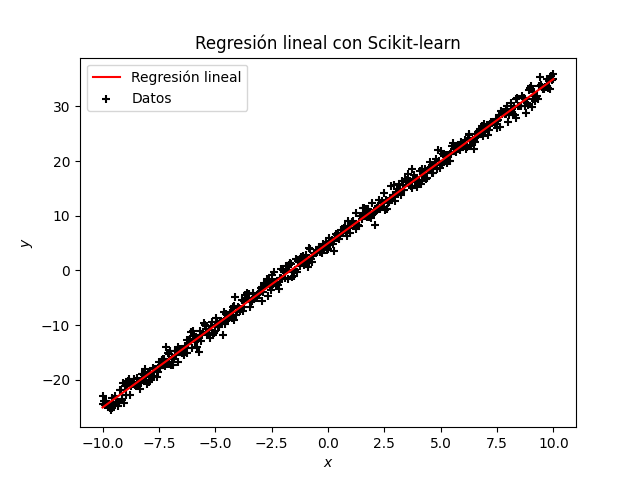

Here is the Python script that generated this plot:
#!/usr/bin/env python
# -*- coding: utf-8 -*-

import sys
import numpy as np
import matplotlib.pyplot as plt
from sklearn.linear_model import LinearRegression

# Datos
archivo = sys.argv[1]
datos = np.genfromtxt(archivo, delimiter=',')

xs, ys = datos[:, 0].reshape(-1,1), datos[:, 1].reshape(-1,1)

reg = LinearRegression()

reg.fit(xs, ys)

ys_pred = reg.predict(xs)

# Guardar los valores de la recta calculada
resultados = np.concatenate((xs, ys_pred), axis=1)
np.savetxt('regresion_sklearn.csv',
           resultados,
           delimiter=',')

# Gráfica de los resultados
fig, ax = plt.subplots()

ax.scatter(xs, ys,
           label='Datos', marker='+', color='black')
ax.plot(xs, ys_pred,
        label='Regresión lineal', color='red')

ax.set_title('Regresión lineal con Scikit-learn')
ax.set_xlabel(r'$x$')
ax.set_ylabel(r'$y$')
plt.legend()

plt.savefig('regresion_sklearn.png')
